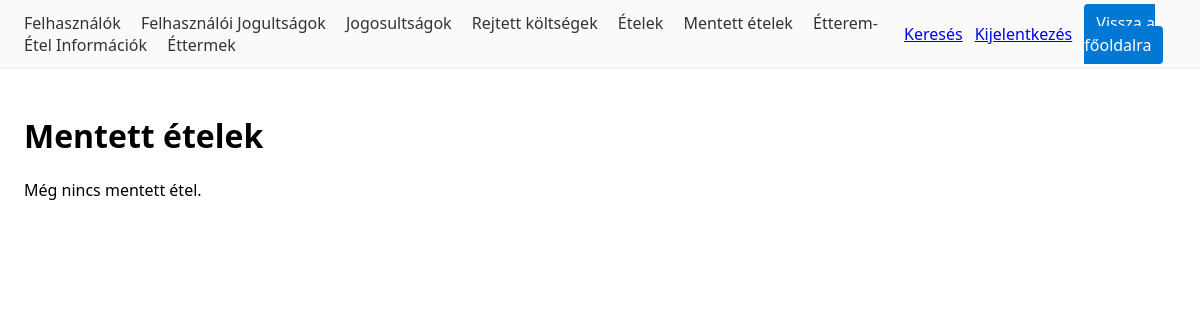
/mentett-etelek/ (signed in), run on an earlier commit of the app's database.
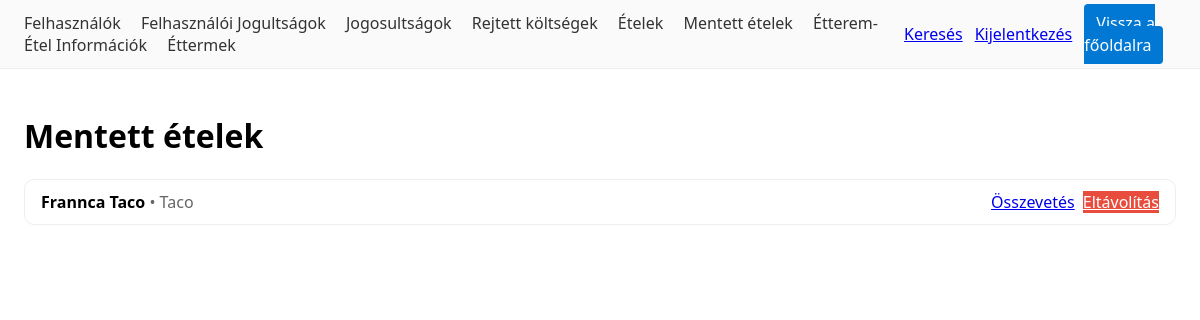
And on a later commit of the database.
### compare/models.py (models this page shows, shortened)
class Mentes(models.Model):
    felhasznalo = models.ForeignKey("users.Felhasznalo", on_delete=models.CASCADE, related_name="mentesek", verbose_name="Felhasználó")
    etel = models.ForeignKey("catalog.Etel", on_delete=models.CASCADE, related_name="mentesek", verbose_name="Étel")
    letrehozva = models.DateTimeField("Létrehozva", auto_now_add=True)
    class Meta:
        verbose_name="Mentés"; verbose_name_plural="Mentések"
        unique_together=("felhasznalo","etel")
        ordering=["-letrehozva"]

### catalog/models.py (models this page shows, shortened)
class Etel(models.Model):
    nev = models.CharField(max_length=150)
    leiras = models.TextField(blank=True)
    kategoria = models.CharField(max_length=50, blank=True)
    kep_url = models.URLField(blank=True)

### compare/views.py (the view)
# urls.py: path("mentett-etelek/", views.SavedFoodsView.as_view(), name="saved_foods"),
@method_decorator(login_required, name="dispatch")
class SavedFoodsView(ListView):
    template_name = "compare/saved_foods.html"
    context_object_name = "saved"
    def get_queryset(self):
        qs = Mentes.objects.select_related("etel")
        if self.request.user.is_staff:
            return qs.order_by("-letrehozva")
        return qs.filter(felhasznalo=self.request.user).order_by("-letrehozva")

### templates/compare/saved_foods.html
{% extends "_base.html" %}
{% block content %}
<h1>Mentett ételek</h1>
{% if saved %}
  <ul style="list-style:none; padding:0; display:flex; flex-direction:column; gap:.6rem;">
    {% for m in saved %}
      <li style="border:1px solid #eee; border-radius:10px; padding:.7rem 1rem; display:flex; justify-content:space-between; align-items:center;">
        <div>
          <b>{{ m.etel.nev }}</b>
          {% if m.etel.kategoria %}<span style="color:#666;"> • {{ m.etel.kategoria }}</span>{% endif %}
        </div>
        <div style="display:flex; gap:.5rem;">
          <a class="btn" href="{% url 'compare:offers_for_etel' m.etel.id %}">Összevetés</a>
          <a class="btn" style="background:#e74c3c; color:#fff;" href="{% url 'compare:toggle_save' m.etel.id %}">Eltávolítás</a>
        </div>
      </li>
    {% endfor %}
  </ul>
{% else %}
  <p>Még nincs mentett étel.</p>
{% endif %}
{% endblock %}

What changed in the data, as far as the page shows it:
added Mentes: etel.nev "Frannca Taco", etel.kategoria "Taco"
Also different on the page:
text no longer shown: "Még nincs mentett étel."
